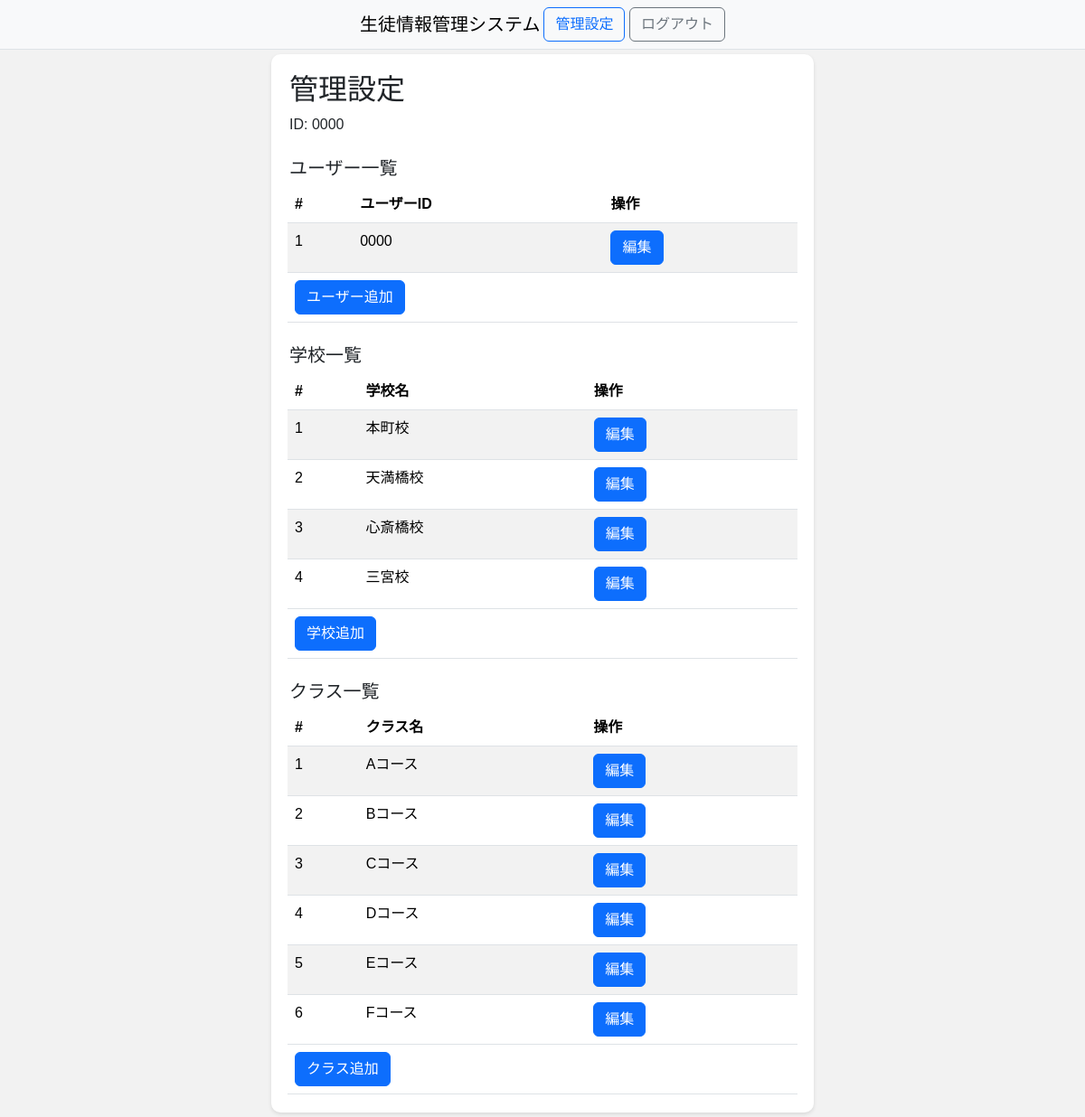
The app's page /admin_panel (signed in) with its own data.
### SIMS/models/__init__.py (models this page shows, shortened)
class BaseMixin(db.Model):
    __abstract__ = True
    id = Column(Integer, primary_key=True, autoincrement=True)
    @classmethod
    def get_all(cls, **kwargs):
        if not kwargs:
            all_data = cls.query.all()
        else:
            all_data = cls.query.filter_by(**kwargs).all()
        if all_data is None:
            return None
        return [data.to_dict() for data in all_data]
    @classmethod
    def get_one(cls, **kwargs):
        data = cls.query.filter_by(**kwargs).first()
        if data is None:
            return None
        return data.to_dict()
    def to_dict(self):
        dic = self.__dict__.copy()
        if '_sa_instance_state' in dic:
            del dic['_sa_instance_state']
        return dic

class User(BaseMixin, UserMixin):
    __tablename__ = 'user'
    id = Column(Integer, primary_key=True, autoincrement=True)
    user_id = Column(String(64), unique=True, nullable=False)
    password = Column(String(64), nullable=False)

class School(BaseMixin):
    __tablename__ = 'school'
    id = Column(Integer, primary_key=True, autoincrement=True)
    name = Column(String(64), unique=True, nullable=False)

class Class(BaseMixin):
    __tablename__ = 'class'
    id = Column(Integer, primary_key=True, autoincrement=True)
    name = Column(String(64), unique=True)
    class_number = Column(Integer, unique=True, nullable=False)
    open_date = Column(DateTime, nullable=False)
    close_date = Column(DateTime, nullable=False)

### SIMS/views/admin_panel.py (the view)
@bp.route('/admin_panel', methods=['GET', 'POST'])
@login_required
def admin_panel():
    if request.method == 'GET':
        schools = School.get_all()
        classes = Class.get_all()
        users = User.get_all()
        return render_template('admin_panel.html', schools=schools, classes=classes, users=users)
    elif request.method == 'POST':
        type = request.form.get('type')
        pass

### SIMS/user_auth.py (called while the page is built)
    @login_manager.user_loader
    def load_user(user_id):
        return User.query.get(user_id)

### SIMS/templates/admin_panel.html (shortened to what this page needs)
{% set subTitle = '管理設定' %}
{% extends 'layout.html' %}
{% block contents %}
<link rel="stylesheet" href="{{ url_for('static', filename='css/admin_panel.css') }}"></link>
{{ super() }}
<div class="container">
    <h2>管理設定</h2>
    <p>ID: {{ current_user.get_one()['user_id'] }}</p>
    <div class="row g-1 mt-3">
        <div class="col-auto">
            <h5 class="pt-1">ユーザー一覧</h5>
        </div>
    </div>
    <div class="row g-1">
        <table id="user-table" class="table table-striped table-hover mb-0">
            <thead>
                <tr>
                    <th>#</th>
                    <th>ユーザーID</th>
                    <th>操作</th>
                </tr>
            </thead>
            <tbody>
                {% for user in users %}
                    <tr>
                        <td>{{ user.id }}</td>
                        <td>{{ user.user_id }}</td>
                        <td>
                            {% set onclick = 'editUser(' ~ user.id ~ ',"' ~ user.user_id ~ '")' %}
                            <button class="btn btn-primary" name="edit-user" onclick="{{ onclick }}">編集</button>
                        </td>
                    </tr>
                {% endfor %}
            </tbody>
            <tfoot>
                <tr>
                    <td colspan="3">
                        <button name="add-user" class="btn btn-primary" onclick="editUser()">ユーザー追加</button>
                    </td>
                </tr>
            </tfoot>
        </table>
    </div>
    <div class="row g-1 mt-3">
        <div class="col-auto">
            <h5 class="pt-1">学校一覧</h5>
        </div>
    </div>
    <div class="row g-1">
        <table id="school-table" class="table table-striped table-hover mb-0">
            <thead>
                <tr>
                    <th>#</th>
                    <th>学校名</th>
                    <th>操作</th>
                </tr>
            </thead>
            <tbody>
                {% for school in schools %}
                    <tr>
                        <td>{{ school.id }}</td>
                        <td>{{ school.name }}</td>
                        <td>
                            {% set onclick = 'editSchool(' ~ school.id ~ ',"' ~ school.name ~ '")' %}
                            <button class="btn btn-primary" name="edit-school" onclick="{{ onclick }}">編集</button>
                        </td>
                    </tr>
                {% endfor %}
            </tbody>
            <tfoot>
                <tr>
                    <td colspan="3">
                        <button name="add-school" class="btn btn-primary" onclick="editSchool()">学校追加</button>
                    </td>
                </tr>
            </tfoot>
        </table>
    </div>
    <div class="row g-1 mt-3">
        <div class="col-auto">
            <h5 class="pt-1">クラス一覧</h5>
        </div>
    </div>
    <div class="row g-1">
        <table id="class-table" class="table table-striped table-hover mb-0">
            <thead>
                <tr>
                    <th>#</th>
                    <th>クラス名</th>
                    <th>操作</th>
                </tr>
            </thead>
            <tbody>
                {% for cls in classes %}
                    <tr>
                        <td>{{ cls.id }}</td>
                        <td>{{ cls.name }}</td>
                        <td>
                            {% set open_date = cls.open_date.strftime('%Y-%m-%d') %}
                            {% set close_date = cls.close_date.strftime('%Y-%m-%d') %}
                            {% set onclick = 'editClass(' ~ cls.id ~ ',"' ~ cls.name ~ '",' ~ cls.class_number ~ ',"' ~ open_date ~ '","' ~ close_date ~ '")' %}
                            <button class="btn btn-primary" name="edit-class" onclick="{{ onclick }}">編集</button>
                        </td>
                    </tr>
                {% endfor %}
            </tbody>
            <tfoot>
                <tr>
                    <td colspan="3">
                        <button name="add-class" class="btn btn-primary" onclick="editClass()">クラス追加</button>
                    </td>
                </tr>
            </tfoot>
        </table>
    </div>
</div>
{% endblock %}

### SIMS/templates/layout.html (shortened to what this page needs)
{% set title = '生徒情報管理システム' %}
<!DOCTYPE html>
<html lang="ja">
<head>
    <link rel="stylesheet" href="https://cdn.jsdelivr.net/npm/bootstrap@5.3.2/dist/css/bootstrap.min.css">
    <link rel="stylesheet" href="https://cdnjs.cloudflare.com/ajax/libs/font-awesome/6.5.1/css/all.min.css"></link>
    <link rel="stylesheet" href="{{ url_for('static', filename='css/common.css') }}"></link>
</head>
<body>
    {% block contents %}
    {% include 'navbar.html' %}
    {% endblock %}
</body>
</html>

### SIMS/templates/navbar.html (shortened to what this page needs)
<header class="container-fluid sticky-top border-bottom border-body bg-body-tertiary">
    <nav class="container-sm navbar navbar-expand-sm mx-auto flex-row justify-content-center" >
        <div>
            <a class="navbar-brand me-1" href="/">{{ title }}</a>
        </div>
        <div>
            <div class="collapse navbar-collapse row g-1" id="navbarContent">
                {% if current_user.is_authenticated %}
                    <div class="col-auto">
                        {% set admin_panel = url_for('admin_panel.admin_panel') %}
                        <button class="btn btn-outline-primary" type="button" onclick="location.href='{{ admin_panel }}'">管理設定</button>
                        {% set logout = url_for('logout.logout') %}
                        <button class="btn btn-outline-secondary" type="button" onclick="location.href='{{ logout }}'">ログアウト</button>
                    </div>
                {% endif %}
            </div>
        </div>
    </nav>
</header>

### SIMS/static/css/admin_panel.css (style rules this page uses)
body { font-family: Arial, sans-serif; background-color: #f2f2f2; }
:not(header) > .container { max-width: 600px; margin: 5px auto; padding: 20px; background-color: #ffffff; border-radius: 10px; box-shadow: 0 2px 4px rgba(0, 0, 0, 0.1); }

### records on screen
User: user "0000", id "1", user_id "0000"
School: id "1", name "本町校"
School: id "2", name "天満橋校"
School: id "3", name "心斎橋校"
School: id "4", name "三宮校"
Class: id "1", name "Aコース"
Class: id "2", name "Bコース"
Class: id "3", name "Cコース"
Class: id "4", name "Dコース"
Class: id "5", name "Eコース"
Class: id "6", name "Fコース"

### other values on screen
{{ title }} "生徒情報管理システム"
